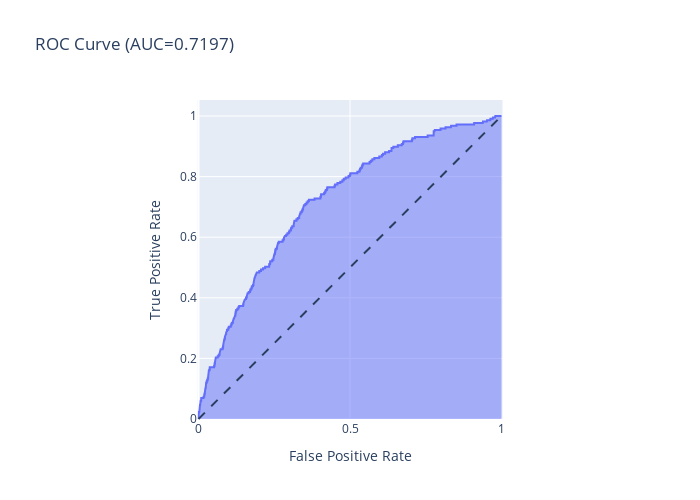

The notebook cell saved with this chart:
### Code cell
from sklearn.metrics import roc_curve, auc


fpr, tpr, thresholds = roc_curve(test[y_col], combined)

#Plot ROC AUC Curve 
fig = px.area(
    x=fpr, y=tpr,
    title=f'ROC Curve (AUC={auc(fpr, tpr):.4f})',
    labels=dict(x='False Positive Rate', y='True Positive Rate'),
    width=700, height=500
)
fig.add_shape(
    type='line', line=dict(dash='dash'),
    x0=0, x1=1, y0=0, y1=1
)

fig.update_yaxes(scaleanchor="x", scaleratio=1)
fig.update_xaxes(constrain='domain')
fig.show()

### Figure 1 — Plotly figure (JSON) as saved in the notebook; plotly's stock layout.template omitted (floating-point values rounded to 4 significant figures; data arrays with more than 128 entries replaced by an {"elided": "..."} marker saying what was removed)
{"data": [{"hovertemplate": "False Positive Rate=%{x}<br>True Positive Rate=%{y}<extra></extra>", "legendgroup": "", "line": {"color": "#636efa"}, "mode": "lines", "name": "", "orientation": "v", "showlegend": false, "stackgroup": "1", "type": "scatter", "x": {"elided": "5298 float values"}, "xaxis": "x", "y": {"elided": "5298 float values"}, "yaxis": "y"}], "layout": {"height": 500, "legend": {"tracegroupgap": 0}, "shapes": [{"line": {"dash": "dash"}, "type": "line", "x0": 0, "x1": 1, "y0": 0, "y1": 1}], "title": {"text": "ROC Curve (AUC=0.7197)"}, "width": 700, "xaxis": {"anchor": "y", "constrain": "domain", "domain": [0, 1], "title": {"text": "False Positive Rate"}}, "yaxis": {"anchor": "x", "domain": [0, 1], "scaleanchor": "x", "scaleratio": 1, "title": {"text": "True Positive Rate"}}}}
